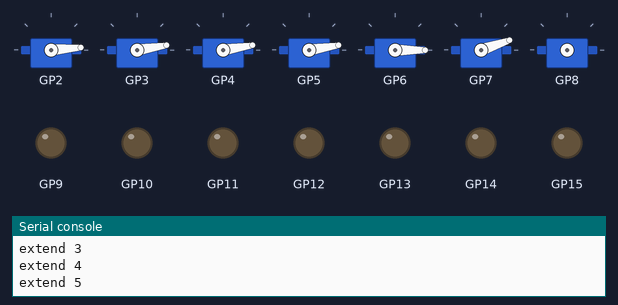
This program was run on a simulated Raspberry Pi Pico running MicroPython. Parts: 7 × servo, output pins drawn as LEDs (lit = HIGH), the last lines printed to the serial console. Servo angles are drawn from the pulse width (0.5 ms = 0°, 2.5 ms = 180°).

Above: at 7.5 s.
At 14.4 s:
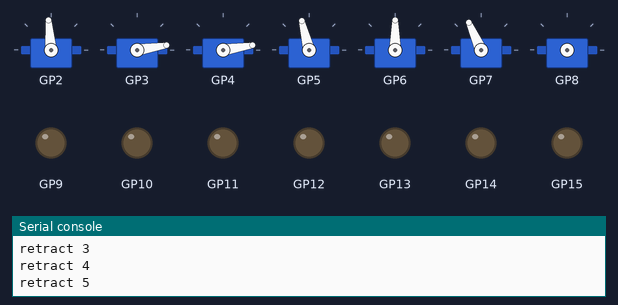
At 22.5 s:
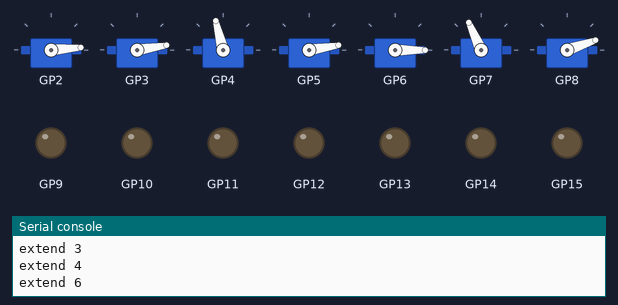
At 26.9 s:
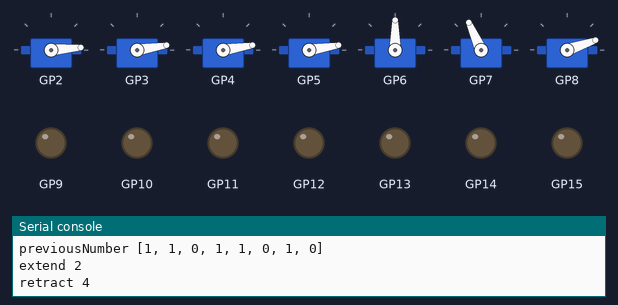
At 32.7 s:
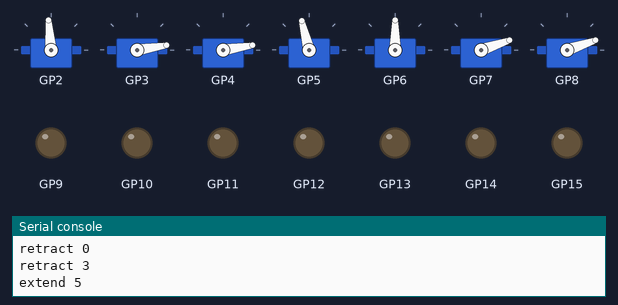
At 38.4 s:
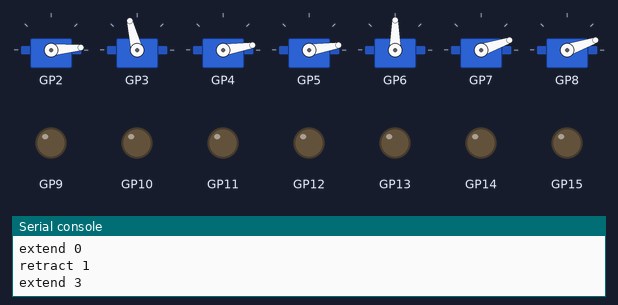
Timing chart, 0 to 39.9 s (numbered marks = the images above):
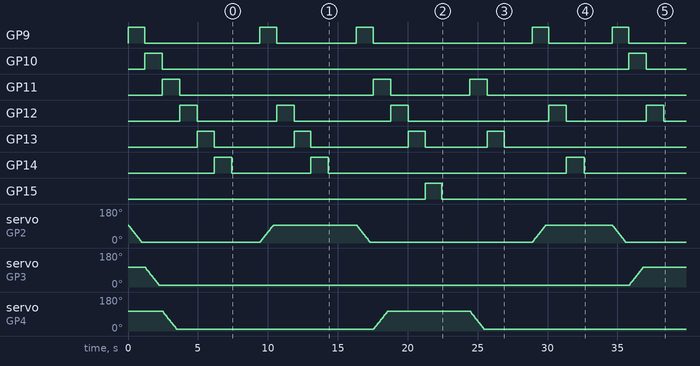

Measured:
- by itself, GP9: LOW → HIGH at 0.00 s, → LOW 1.2 s later, → HIGH 8.2 s later, → LOW 1.2 s later, … (10 changes in this stretch)
- by itself, GP10: alternates HIGH for 1.3 s and LOW for 33.4 s
- by itself, GP11: goes HIGH 1.3 s, LOW 13.8 s, HIGH 1.3 s, LOW 5.7 s, HIGH 1.3 s, then LOW
- by itself, GP12: LOW → HIGH at 3.7 s, → LOW 1.3 s later, → HIGH 5.7 s later, → LOW 1.3 s later, … (10 changes in this stretch)
- by itself, GP13: LOW → HIGH at 5.0 s, → LOW 1.2 s later, → HIGH 5.7 s later, → LOW 1.2 s later, … (8 changes in this stretch)
- by itself, GP14: goes HIGH 1.3 s, LOW 5.7 s, HIGH 1.3 s, LOW 17.0 s, HIGH 1.3 s, then LOW
- by itself, GP15: LOW → HIGH at 21.2 s, → LOW 1.2 s later

The program:

testservodigit.py
```python
from servodisplay import servoDigitDisplay
import time

extend = [5,10,10,10,0,20,20]
retract = [100,110,110,110,95,120,115]
servospeed = 0.05

def main():
    digit = servoDigitDisplay()
    digit.servospeed = servospeed

    for i in range(0,7):
        digit.extendAngles[i] = extend[i]
        digit.retractAngles[i] = retract[i]

    try:
        while True:
            for i in range(0,10):
                print("Number {0}".format(i))
                digit.paintNumber(i)
                time.sleep(2)

    except KeyboardInterrupt:
        print('KeyboardInterrupt')
    finally:
        digit.__del__()
        print('Done')

if __name__ == '__main__':
    main()
```

servodisplay.py
```python
from machine import Pin
from servo import sg90
import time

class servoDigitDisplay:
    segpins = [2,3,4,5,6,7,8] # a,b,c,d,e,f,g
    switchpins = [9,10,11,12,13,14,15]
    extendAngles = [0,0,0,0,0,0,0]
    retractAngles = [90,90,90,90,90,90,90]
    servospeed = 0.05
    # 0 = 	0011 1111   0x3F
    # 1 =	0000 0110   0x06
    # 2 =	0101 1011   0x5B
    # 3 =	0100 1111   0x4F
    # 4 =	0110 0110   0x66
    # 5 =	0110 1101   0x6D
    # 6 =	0111 1101   0x7D
    # 7 =	0000 0111   0x07
    # 8 =   0111 1111   0x7F
    # 9 =   0110 0111   0x67
    segnum = [0x3F,0x06,0x5B,0x4F,0x66,0x6D,0x7D,0x07,0x7F,0x67]
    servos = []
    switch = []
    clearRegister = [0,0,0,0,0,0,0,0]
    previousNumber = clearRegister

    def __init__(self):
        print("servoDigitDisplay constructor")
        for i in self.segpins:
            self.servos.append(sg90(i))
        for i in self.switchpins:
            self.switch.append(Pin(i, Pin.OUT))

    def __del__(self):
        self.clearDisplay()
        print("servoDigitDisplay destructor")

    def switchOn(self,index):
        self.switch[index].on()

    def switchOff(self,index):
        self.switch[index].off()

    def extend(self,index):
        print("extend {0}".format(index))
        i = self.retractAngles[index]
        self.switchOn(index)

        while i >= self.extendAngles[index]:
            #print("angle = {0}".format(i))
            self.servos[index].move(i)
            time.sleep(self.servospeed)
            i -= 5

        #needed when the servo speed is too fast
        self.servos[index].move(self.extendAngles[index])
        time.sleep(.2)
        self.switchOff(index)

    def retract(self,index):
        print("retract {0}".format(index))
        i = self.extendAngles[index]
        self.switchOn(index)
        while i <= self.retractAngles[index]:
            #print("angle = {0}".format(i))
            self.servos[index].move(i)
            time.sleep(self.servospeed)
            i += 5

        #needed when the servo speed is too fast
        self.servos[index].move(self.retractAngles[index])
        time.sleep(.2)
        self.switchOff(index)

    def getArray(self,val):
        a = [0,0,0,0,0,0,0,0]
        i = 0
        for s in a:
            a[i] = (val & (0x01 << i)) >> i
            i += 1
        #print("getArray {0}".format(a))
        return a

    def clearDisplay(self):
        for i in range(0,8):
            if self.previousNumber[i] == 1:
                self.retract(i)

    def paintNumber(self,val):
        input = []
        input = self.getArray(self.segnum[val])

        print("paintNumber {0}".format(input))
        print("previousNumber {0}".format(self.previousNumber))

        for i in range(0,len(input)):
            if input[i] == 1:
                if self.previousNumber[i] == 0:
                    self.extend(i)
            if input[i] == 0:
                if self.previousNumber[i] == 1:
                    self.retract(i)

        self.previousNumber = input
```

servo.py
```python
from machine import Pin, PWM

class sg90:
    __servo_pwm_freq = 50
    __min_u16_duty = 1640 - 2 # offset for correction
    __max_u16_duty = 7864 - 0  # offset for correction
    min_angle = 0
    max_angle = 180
    current_angle = 0.001

    def __init__(self, pin):
        self.__initialise(pin)

    def __del__(self):
        self.move(0)

    def update_settings(self, servo_pwm_freq, min_u16_duty, max_u16_duty, min_angle, max_angle, pin):
        self.__servo_pwm_freq = servo_pwm_freq
        self.__min_u16_duty = min_u16_duty
        self.__max_u16_duty = max_u16_duty
        self.min_angle = min_angle
        self.max_angle = max_angle
        self.__initialise(pin)

    def move(self, angle):
        # round to 2 decimal places, so we have a chance of reducing unwanted sg90 adjustments
        angle = round(angle, 2)
        # do we need to move?
        if angle == self.current_angle:
            return
        self.current_angle = angle
        # calculate the new duty cycle and move the motor
        duty_u16 = self.__angle_to_u16_duty(angle)
        self.__motor.duty_u16(duty_u16)

    def __angle_to_u16_duty(self, angle):
        return int((angle - self.min_angle) * self.__angle_conversion_factor) + self.__min_u16_duty

    def __initialise(self, pin):
        self.current_angle = -0.001
        self.__angle_conversion_factor = (self.__max_u16_duty - self.__min_u16_duty) / (self.max_angle - self.min_angle)
        self.__motor = PWM(Pin(pin))
        self.__motor.freq(self.__servo_pwm_freq)
```
